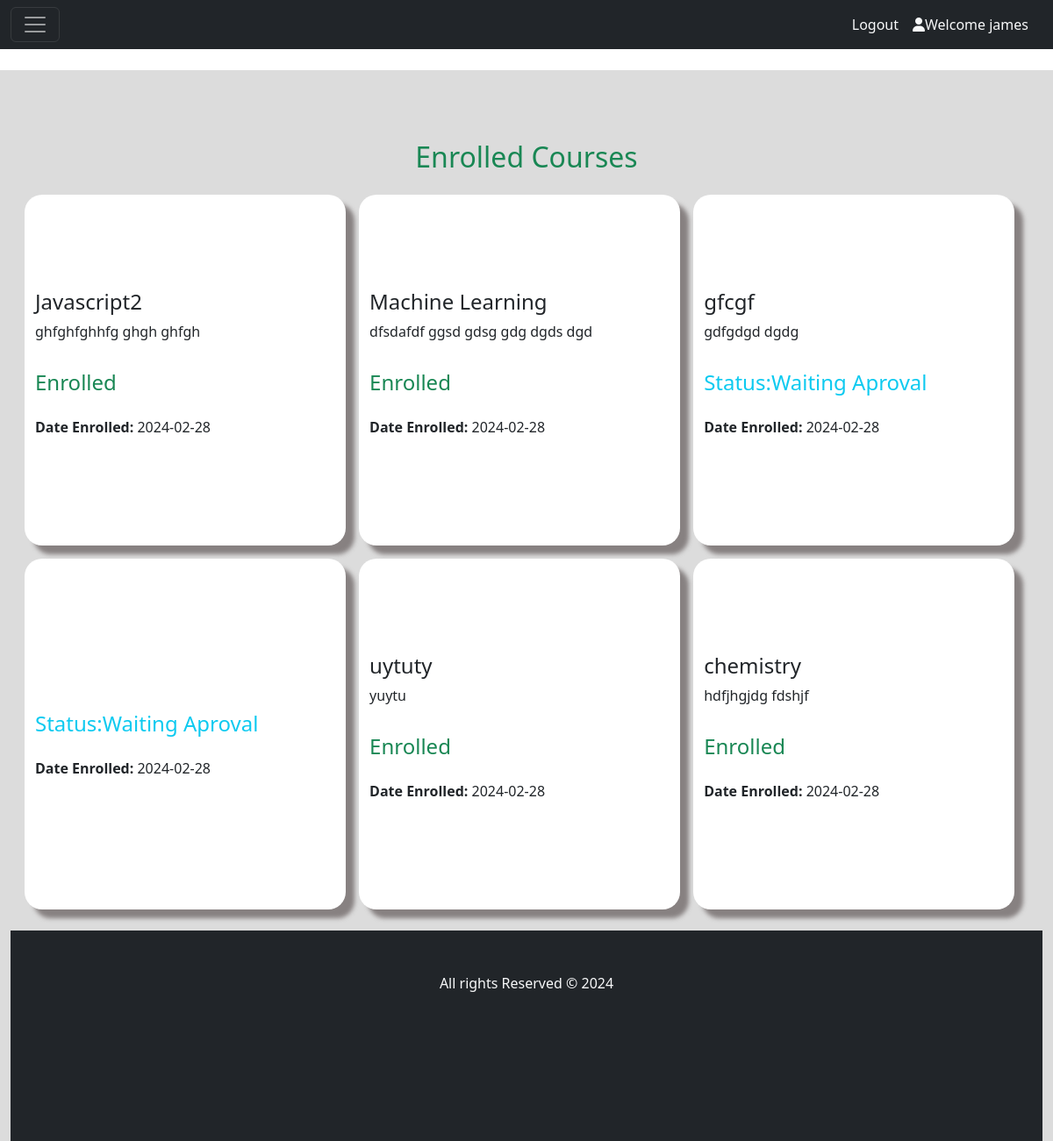
Page /student/viewenrolledcourses.php (signed in) on the committed database.
### tables this page shows
CREATE TABLE `enrolled_courses` (
  `enrollment_id` int(11) NOT NULL,
  `course_id` int(30) NOT NULL,
  `tutor_id` int(200) NOT NULL,
  `course_name` char(255) NOT NULL,
  `course_description` char(255) NOT NULL,
  `enrollment_date` date NOT NULL,
  `enrollment_status` char(255) NOT NULL
);

### student/viewenrolledcourses.php (the view, shortened to what this page needs)
<?php
    include("../connection.php");
?>
<!DOCTYPE html>
<html lang="en">
<head>
    <link rel="stylesheet" href="https://cdnjs.cloudflare.com/ajax/libs/font-awesome/6.5.1/css/all.min.css"
 />
    <link href="https://cdn.jsdelivr.net/npm/bootstrap@5.3.2/dist/css/bootstrap.min.css" rel="stylesheet">
    <link rel="stylesheet" href="../course.css"/>
</head>
<body>
<nav class="navbar navbar-dark bg-dark fixed-top">
  <div class="container-fluid">
    <button class="navbar-toggler" type="button" data-bs-toggle="offcanvas" data-bs-target="#offcanvasDarkNavbar" aria-controls="offcanvasDarkNavbar" aria-label="Toggle navigation">
      <span class="navbar-toggler-icon"></span>
    </button>
    <div class="d-flex flex-row-reverse">
      <?php if(!isset($_SESSION['tutor_fname'])) : ?>
        <a class="nav-link text-light me-3" href="./Auth/login.php"><i class="fa-solid fa-user"></i>Welcome Guest</a>
        <a class="nav-link text-light me-3" href="./Auth/login.php">Login</a>
      <?php else : ?>
        <a class="nav-link text-light me-3" href="profile.php"><i class="fa-solid fa-user"></i>Welcome <?php echo $_SESSION['tutor_fname']; ?></a>
        <a class="nav-link text-light me-3" href="logout.php">Logout</a>
      <?php endif; ?>
    </div>
  </div>
</nav>
<div class="container-fluid d-flex content">
    <h2 class=" text-success w-100 text-center col-12">Enrolled Courses</h2>
        <div class="row courses">
        <?php
    $select_enrolled= "select * from `enrolled_courses`";
    $enroll_result = mysqli_query($con, $select_enrolled);
    while($fetch_enrollment = mysqli_fetch_assoc($enroll_result)){
    $course_name = $fetch_enrollment['course_name'];
    $course_description = $fetch_enrollment['course_description'];
    $enrollment_status =$fetch_enrollment['enrollment_status'];
    $date_enrolled= $fetch_enrollment['enrollment_date'];
    if($enrollment_status=="Waiting Approval"){
      $enrollment_status="Waiting Approval";
    }else{
      $enrollment_status="Approved";
    }
?>
<div class=" webdesign">
    <h4><?php echo $course_name; ?></h4>
      <p><?php echo $course_description; ?></p>
    <P class="d-flex  gap-2">
      <?php
      if($enrollment_status=='Waiting Approval'){
        echo "<td class='text-success'><h4  class='text-info'>Status:Waiting Aproval</h4></td>";
        }else{
            echo "<td class='bg-secondary text-light'><a  class='text-success  text-decoration-none'><h4  class='text-danger'>Enrolled</h4></a></td>
            </tr>";
        }
    ?>
  </P>
    <P><b>Date Enrolled:</b>    <?php echo $date_enrolled; ?></P>
</div>
<?php
}
?>
        </div>
        <footer class=" bg-dark mt-2">
               <p class="text-light text-center">All rights Reserved &copy; 2024</p>
       </footer>
</body>
</html>

### course.css (style rules this page uses)
.content { margin-top: 5rem; height: 100vh; width: 100%; background-color: gainsboro; flex-wrap: wrap; overflow-y: scroll; padding-top: 5rem; }
body { overflow: hidden; }
.courses { margin-bottom: 2rem; display: flex; align-items: center; justify-content: start; flex-wrap: wrap; margin: auto; gap: 15px; width: 100%; padding: 1rem ; overflow: hidden; }
.webdesign { box-shadow: 10px 10px 5px 0px rgba(107,99,99,0.75); -webkit-box-shadow: 10px 10px 5px 0px rgba(107,99,99,0.75); -moz-box-shadow: 10px 10px 5px 0px rgba(107,99,99,0.75); display: flex; justify-content: center; flex-wrap: wrap; background-color: #fff; flex-direction: column; height: 25rem; width: 32%; border-radius: 20px; }
footer { margin-top: 1rem; height: 20vh; width: 100%; }
footer >p { padding-top: 3rem; }

### rows in the picture
enrolled_courses: course_name "Javascript2", course_description "ghfghfghhfg ghgh ghfgh", enrollment_status "Enrolled", enrollment_date "2024-02-28"
enrolled_courses: course_name "Machine Learning", course_description "dfsdafdf ggsd gdsg gdg dgds dgd", enrollment_status "Enrolled", enrollment_date "2024-02-28"
enrolled_courses: course_name "gfcgf", course_description "gdfgdgd dgdg", enrollment_status "Status:Waiting Aproval", enrollment_date "2024-02-28"
enrolled_courses: enrollment_status "Status:Waiting Aproval", enrollment_date "2024-02-28"
enrolled_courses: course_name "uytuty", course_description "yuytu", enrollment_status "Enrolled", enrollment_date "2024-02-28"
enrolled_courses: course_name "chemistry", course_description "hdfjhgjdg fdshjf", enrollment_status "Enrolled", enrollment_date "2024-02-28"

### other values in the picture
$_SESSION['tutor_fname'] "james"
